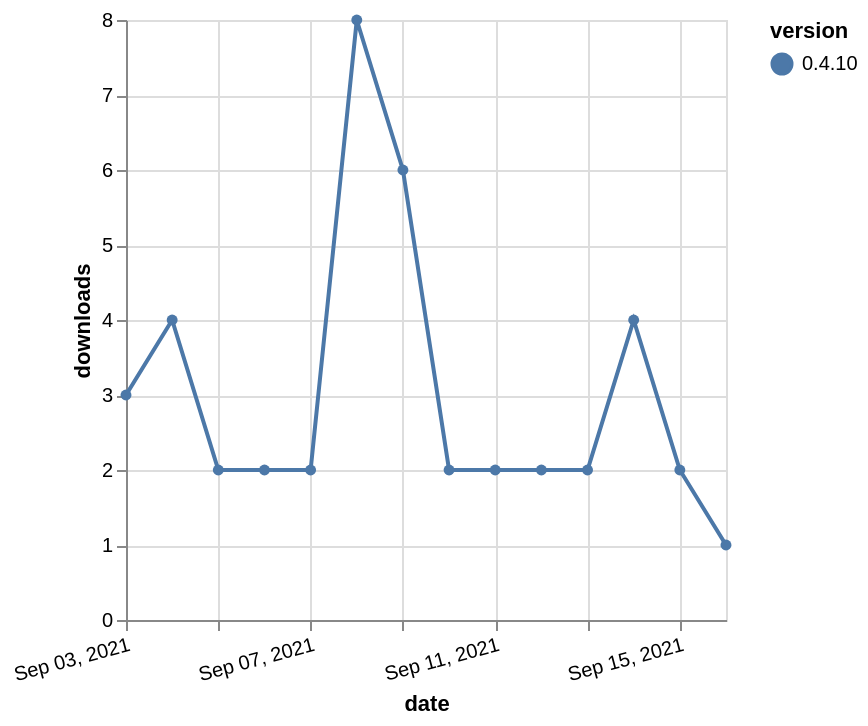

The Vega-Lite source for this figure:
### Vega-Lite specification from a JSON file in a GitHub repository (floating-point values rounded to 4 significant figures)
{"$schema": "https://vega.github.io/schema/vega-lite/v5.json", "description": "A simple bar chart with embedded data.", "data": {"values": [{"date": "2021-09-03", "total": 11462, "delta": 3, "version": "0.4.10"}, {"date": "2021-09-04", "total": 11466, "delta": 4, "version": "0.4.10"}, {"date": "2021-09-05", "total": 11468, "delta": 2, "version": "0.4.10"}, {"date": "2021-09-06", "total": 11470, "delta": 2, "version": "0.4.10"}, {"date": "2021-09-07", "total": 11472, "delta": 2, "version": "0.4.10"}, {"date": "2021-09-08", "total": 11480, "delta": 8, "version": "0.4.10"}, {"date": "2021-09-09", "total": 11486, "delta": 6, "version": "0.4.10"}, {"date": "2021-09-10", "total": 11488, "delta": 2, "version": "0.4.10"}, {"date": "2021-09-11", "total": 11490, "delta": 2, "version": "0.4.10"}, {"date": "2021-09-12", "total": 11492, "delta": 2, "version": "0.4.10"}, {"date": "2021-09-13", "total": 11494, "delta": 2, "version": "0.4.10"}, {"date": "2021-09-14", "total": 11498, "delta": 4, "version": "0.4.10"}, {"date": "2021-09-15", "total": 11500, "delta": 2, "version": "0.4.10"}, {"date": "2021-09-16", "total": 11501, "delta": 1, "version": "0.4.10"}]}, "width": "container", "mark": {"type": "line", "point": {"filled": true}}, "encoding": {"x": {"field": "date", "type": "temporal", "timeUnit": "yearmonthdate", "title": "date", "axis": {"labelAngle": -15}}, "y": {"field": "delta", "type": "quantitative", "title": "downloads"}, "color": {"field": "version", "type": "nominal"}, "tooltip": {"field": "delta"}}}
